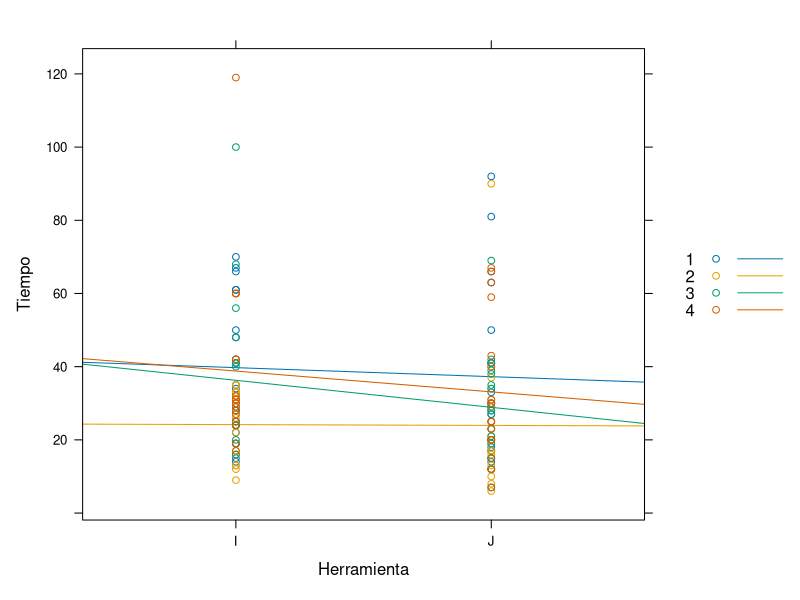
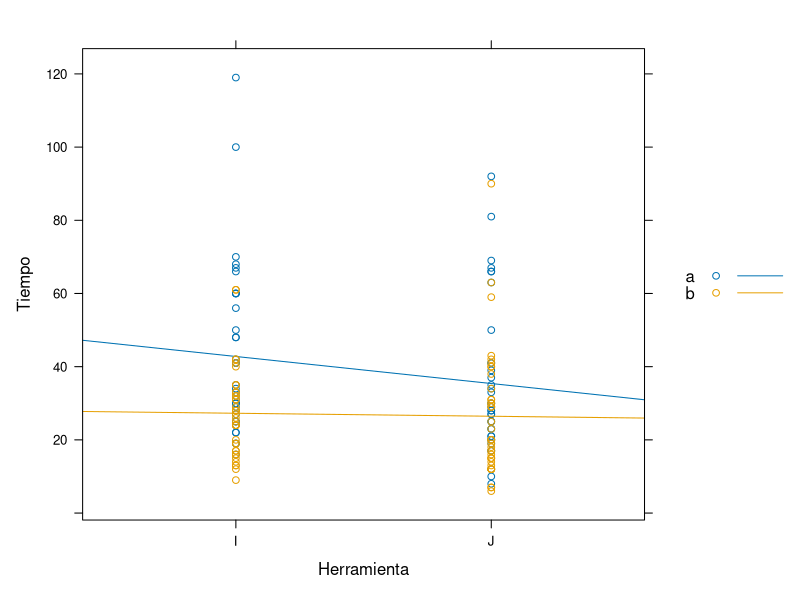
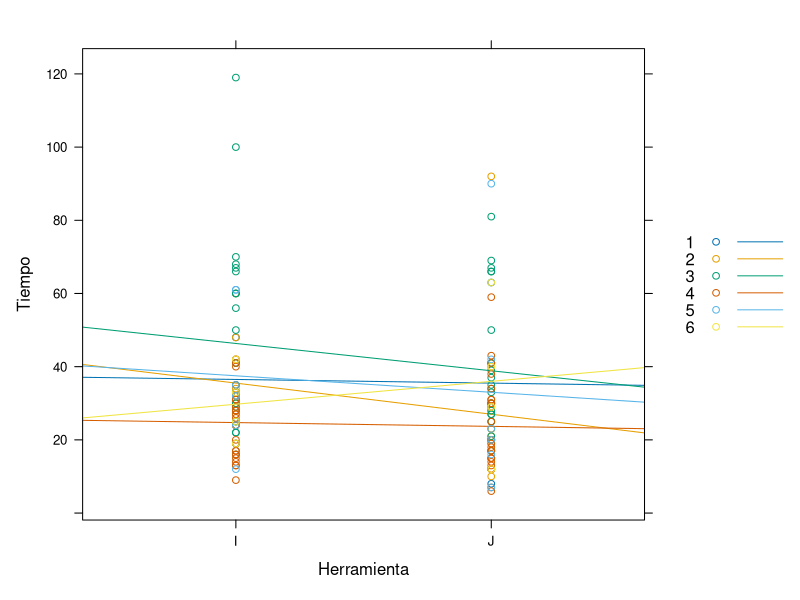
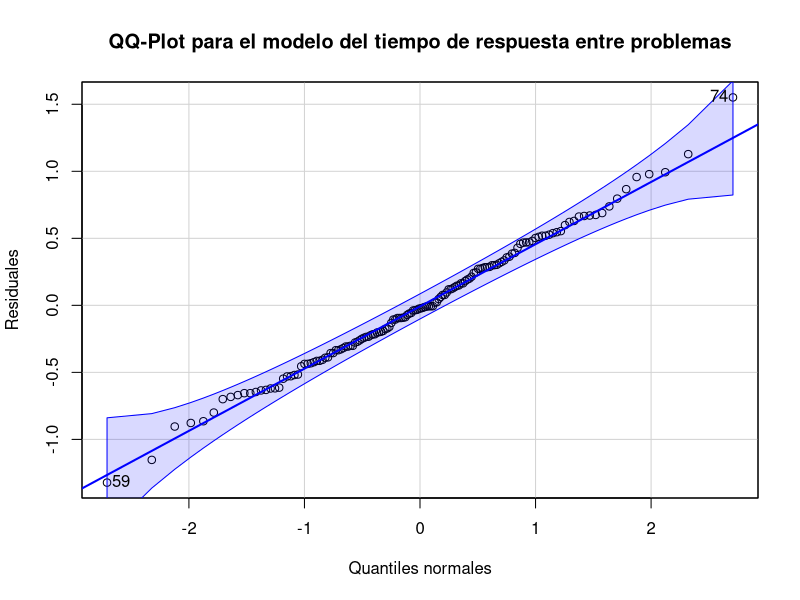
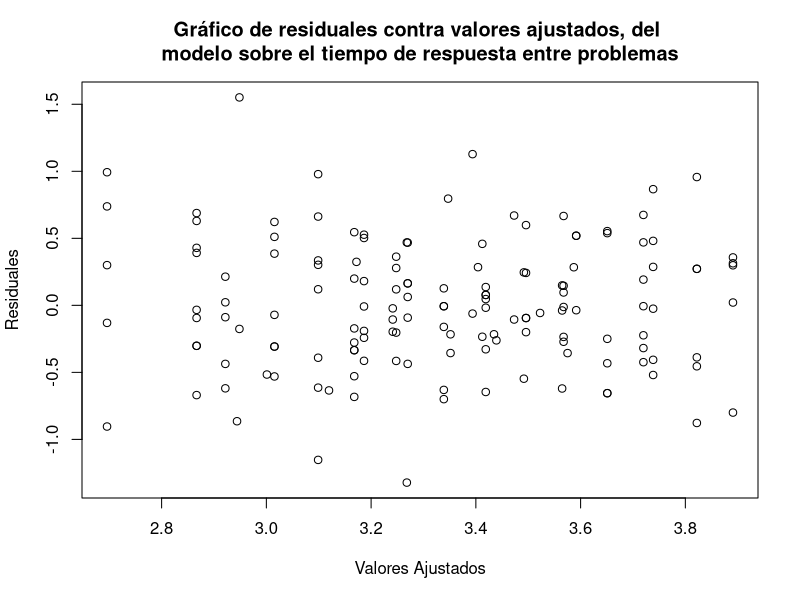
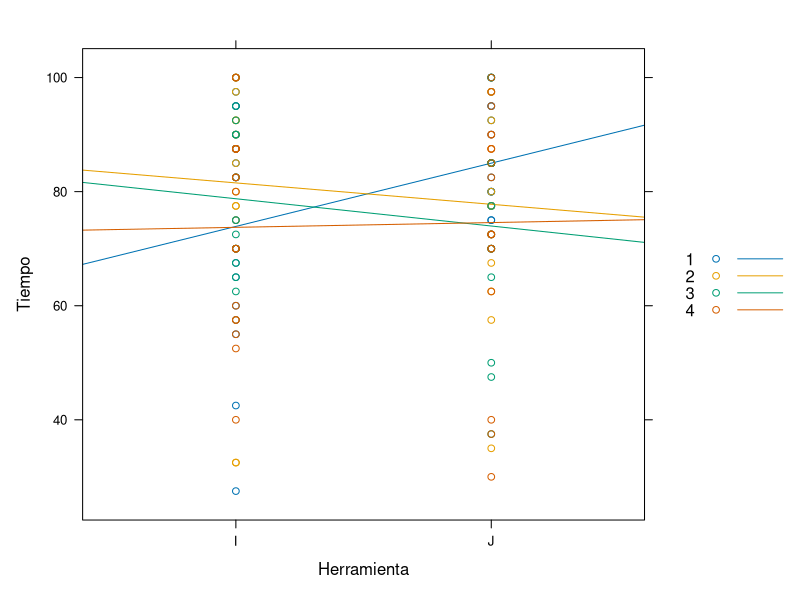
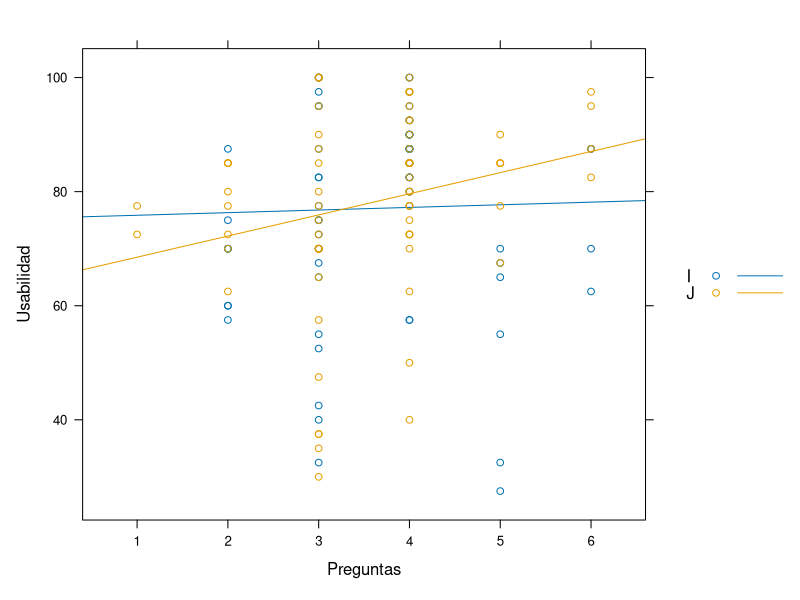

Generate these figures, in order, with R: (Note: this script raises an error after producing the figures.)
## ---- chunk 1
library(readxl)
library(dplyr)
library(lubridate)
library(hms)
library(lme4)
library(car)
library(MASS)
library(lattice)
library(lmtest)
## ---- chunk 2
setwd("~/GitHub/Proyecto-Lineales-avanzados")
#base = read_excel("base_completa.xlsx")
base = read_excel("Base_Limpia.xlsx")
## ---- chunk 3
base1.1 <- base %>%
  mutate(
    ti_hora  = as_hms(ti),
    tf_hora  = as_hms(tf),
    dif_hora = as_hms(dif),
    dif_minutos = as.numeric(difftime(tf, ti, units = "mins"))
  )

base1.1$tool = factor(base1.1$tool)
base1.1$Pregunta = factor(base1.1$Pregunta)
base1.1$Semestre = factor(base1.1$Semestre)
base1.1$Grupo = factor(base1.1$Grupo)
base1.1$id_est = factor(base1.1$id_est)

base1.1 <- base1.1 %>%
  mutate(Grupo_1 = case_when(
    Semestre == "a" & Grupo == 1 ~ 1,
    Semestre == "a" & Grupo == 2 ~ 2,
    Semestre == "a" & Grupo == 3 ~ 3,
    Semestre == "b" & Grupo == 1 ~ 4,
    Semestre == "b" & Grupo == 2 ~ 5,
    Semestre == "b" & Grupo == 3 ~ 6
  )) 
base1.1$Grupo_1 = factor(base1.1$Grupo_1)
## ---- chunk 4
base1.1 = base1.1[!base1.1$id_est %in% c("s13", "s05"), ]
## ---- chunk 5

tabla_final <- table(
  Grupo = base1.1$Grupo, 
  Pregunta = base1.1$Pregunta, 
  Falta_US = is.na(base1.1$dif_minutos)
)

tabla_final[, , "FALSE"]
## ---- chunk 6
table(base1.1$Grupo[!is.na(base1.1$sus)])
## ---- chunk 7
table(base1.1$Pregunta[!is.na(base1.1$dif_minutos)])
## ---- chunk 8
library(tidyr)
library(dplyr)
estudiantes_con_na <- base1.1 %>% 
  group_by(id_est) %>% 
  filter(any(is.na(dif_minutos))) %>% 
  ungroup()

# Ver cuáles estudiantes son y cuántas preguntas les faltan
estudiantes_con_na %>% 
  group_by(id_est, Grupo, Semestre) %>% 
  summarise(preguntas_con_NA = sum(is.na(dif_minutos)), .groups = "drop")
## ---- chunk 9
conteo_estudiantes <- base1.1 %>%
  distinct(id_est, Semestre, Grupo_1) %>%  # Nos quedamos solo con estudiantes únicos por grupo/semestre
  count(Semestre, Grupo_1, name = "Total_Estudiantes")

print(conteo_estudiantes)
## ---- chunk 10
conteo_estudiantes <- base1.1 %>%
  distinct(id_est, Semestre) %>%  # Nos quedamos solo con estudiantes únicos por grupo/semestre
  count(Semestre, name = "Total_Estudiantes")

print(conteo_estudiantes)
## ---- chunk 11
table(base1.1$Grupo, base1.1$Semestre)
## ---- chunk 12
xyplot(dif_minutos~tool, groups = Pregunta ,type=c("r","p"),xlab="Herramienta",
ylab="Tiempo",data=base1.1,auto.key = TRUE)
## ---- chunk 13
xyplot(dif_minutos~tool, groups = Semestre ,type=c("r","p"),xlab="Herramienta",
ylab="Tiempo",data=base1.1,auto.key = TRUE)
## ---- chunk 14
xyplot(dif_minutos~tool, groups = Grupo_1 ,type=c("r","p"),xlab="Herramienta",
ylab="Tiempo",data=base1.1,auto.key = TRUE)
## ---- chunk 15
mod1.1 = lmer(log(dif_minutos) ~ tool*Pregunta + tool*Semestre +tool*Grupo_1 + (1|id_est), 
                  data = base1.1)
drop1(mod1.1, test = "Chisq")
## ---- chunk 16
mod1.2 = lmer(log(dif_minutos) ~ Pregunta + tool*Semestre +tool*Grupo_1 + (1|id_est), 
                  data = base1.1)
drop1(mod1.2, test = "Chisq")
## ---- chunk 17
mod1.3 = lmer(log(dif_minutos) ~ Pregunta + tool*Semestre + Grupo_1 + (1|id_est), 
                  data = base1.1)
drop1(mod1.3, test = "Chisq")
## ---- chunk 18
mod1.4 = lmer(log(dif_minutos) ~ tool+ Pregunta + Semestre + Grupo_1 + (1|id_est), 
                  data = base1.1)
drop1(mod1.4, test = "Chisq")
## ---- chunk 19
mod1.final = lmer(log(dif_minutos) ~ tool+Pregunta + Grupo_1 + (1|id_est), 
                  data = base1.1)

drop1(mod1.final, test = "Chisq")
## ---- chunk 20
res1.1 = residuals(mod1.final)
qqPlot(res1.1,xlab = "Quantiles normales", ylab = "Residuales", main = "QQ-Plot para el modelo del tiempo de respuesta entre problemas")
## ---- chunk 21
fit1.2 = fitted(mod1.final)
# plot(fit1.2,res1.1,xlab = "Valores Ajustados",ylab = "Residuales",2.4)
plot(fit1.2,res1.1,xlab = "Valores Ajustados",ylab = "Residuales", main = "Gráfico de residuales contra valores ajustados, del \nmodelo sobre el tiempo de respuesta entre problemas")
## ---- chunk 22
leveneTest(res1.1 ~ base1.1$tool)
## ---- chunk 23
confint(mod1.final)
## ---- chunk 24
library(emmeans)
em = emmeans(mod1.final,pairwise ~ Grupo_1, adjust = "Tukey")
em$contrasts
## ---- chunk 25
confint(em$contrasts, type = "response")
## ---- chunk 26
preg = emmeans(mod1.final,pairwise ~ Pregunta, adjust = "Tukey")
diff = preg$contrasts
confint(diff, type = "response")
## ---- chunk 27
# 1. Convertimos a data.frame para manipularlo con seguridad
df_contrasts <- as.data.frame(preg$contrasts)

# Opción A: Extraer por posición (si estás 100% seguro de las filas)
# La columna se llama "estimate"
d <- df_contrasts$estimate[c(1, 5)]
ee <- df_contrasts$SE[c(1, 5)]
gl <- 101
t = qt(1-0.05/2*length(d),gl)
ic = cbind(d-t*ee,d+t*ee)
round(ic,3)
## ---- chunk 28
xyplot(sus~tool, groups = Pregunta ,type=c("r","p"),xlab="Herramienta",
ylab="Tiempo",data=base1.1,auto.key = TRUE)
## ---- chunk 29
xyplot(sus~Grupo_1, groups = tool ,type=c("r","p"),xlab="Preguntas",
ylab="Usabilidad",data=base1.1,auto.key = TRUE)
## ---- chunk 30
mod2.1 = lmer(sus^3~tool*Grupo_1+tool*Pregunta+tool*Semestre+ (1|id_est), data = base1.1)
drop1(mod2.1, test = "Chisq")
## ---- chunk 31
mod2.2 = lmer(sus^3~tool*Grupo_1+tool*Pregunta+Semestre+ (1|id_est), data = base1.1)
drop1(mod2.2, test = "Chisq")
## ---- chunk 32
mod2.3 = lmer(sus^3~tool*Grupo_1+Pregunta+Semestre+ (1|id_est), data = base1.1)
drop1(mod2.3, test = "Chisq")
## ---- chunk 33
mod2.4 = lmer(sus^3~tool*Grupo_1+Pregunta+ (1|id_est), data = base1.1)
drop1(mod2.4, test = "Chisq")
## ---- chunk 34
pre = predict(mod2.4)
base1.1$sus_centrado = base1.1$sus-pre+mean(base1.1$sus)
num_herramientas <- length(levels(base1.1$Grupo_1))
boxplot(sus_centrado ~ Pregunta * Grupo_1, 
        data = base1.1,
        # 'col' repetirá la paleta para cada bloque de preguntas
        col = rep(c("#1f77b4", "#d62728")[1:num_herramientas], each = length(unique(base1.1$Pregunta))),
        las = 2,
        main = "SUS por Pregunta y Grupo CENTRADO",
        xlab = "", 
        ylab = "Escala SUS")
## ---- chunk 35
res2.3 = residuals(mod2.4)
qqPlot(res2.3,xlab = "Quantiles normales", ylab = "Residuales", main = "QQ-Plot para el modelo de usabilidad de las herramientas")
## ---- chunk 36
shapiro.test(res2.3)
## ---- chunk 37
fit2.3 = fitted(mod2.4)
plot(fit2.3,res2.3,xlab = "Valores Ajustados",ylab = "Residuales", main = "Gráfico de residuales contra valores ajustados, del \nmodelo de usabilidad de las herramientas")
## ---- chunk 38
leveneTest(res2.3 ~ model.frame(mod2.4)$tool)
## ---- chunk 39
confint(mod2.4)
## ---- chunk 40
em2 = emmeans(mod2.4,pairwise ~ tool|Grupo_1)
em2$contrasts
## ---- chunk 41
library(dplyr)
library(tidyr)

estudiantes_por_combinacion <- base1.1 %>%
  arrange(id_est, Pregunta) %>%
  group_by(id_est) %>%
  summarise(combinacion = paste(tool, collapse = "")) %>%
  group_by(combinacion) %>%
  summarise(n_estudiantes = n())

print(estudiantes_por_combinacion)
